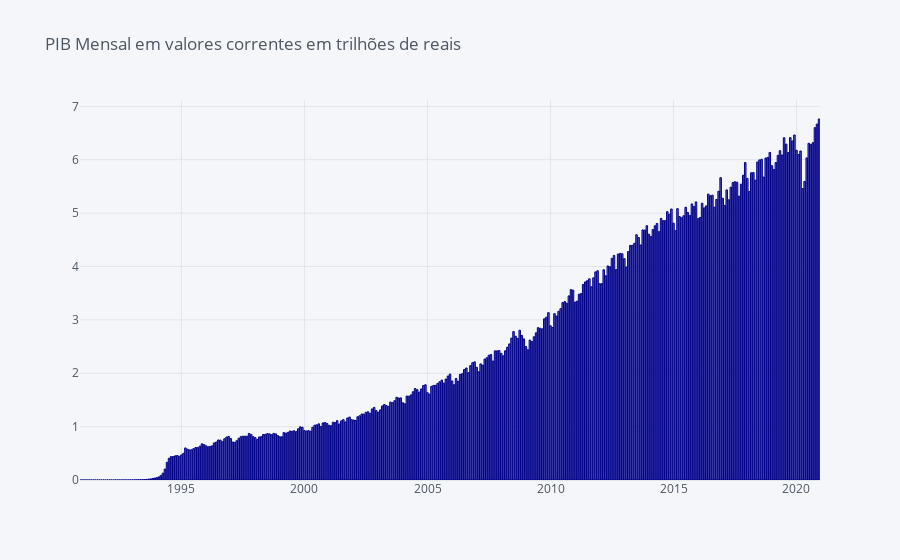

Notebook code cell kept with this figure:
### Code cell
PIB_valores['PIB_valores']=PIB_valores['PIB_valores']/100000
PIB_valores.iplot(kind='bar', color='Darkblue', title='PIB Mensal em valores correntes em trilhões de reais')

### Figure 1 — Plotly figure (JSON) as saved in the notebook; plotly's stock layout.template omitted (floating-point values rounded to 4 significant figures; data arrays with more than 128 entries replaced by an {"elided": "..."} marker saying what was removed)
{"data": [{"marker": {"color": "rgba(0, 0, 139, 0.6)", "line": {"color": "rgba(0, 0, 139, 1.0)", "width": 1}}, "name": "PIB_valores", "orientation": "v", "text": "", "type": "bar", "x": {"elided": "361 str values"}, "y": {"elided": "361 float values"}}], "layout": {"legend": {"bgcolor": "#F5F6F9", "font": {"color": "#4D5663"}}, "paper_bgcolor": "#F5F6F9", "plot_bgcolor": "#F5F6F9", "title": {"font": {"color": "#4D5663"}, "text": "PIB Mensal em valores correntes em trilhões de reais"}, "xaxis": {"gridcolor": "#E1E5ED", "showgrid": true, "tickfont": {"color": "#4D5663"}, "title": {"font": {"color": "#4D5663"}, "text": ""}, "zerolinecolor": "#E1E5ED"}, "yaxis": {"gridcolor": "#E1E5ED", "showgrid": true, "tickfont": {"color": "#4D5663"}, "title": {"font": {"color": "#4D5663"}, "text": ""}, "zerolinecolor": "#E1E5ED"}}}
